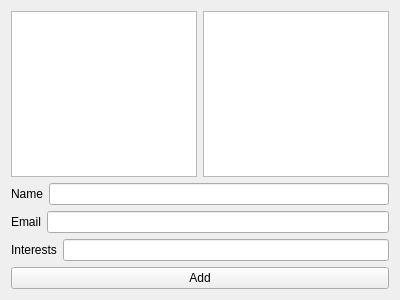
<?xml version="1.0" encoding="UTF-8"?>
<ui version="4.0">
 <class>gui</class>
 <widget class="QWidget" name="gui">
  <property name="geometry">
   <rect>
    <x>0</x>
    <y>0</y>
    <width>400</width>
    <height>300</height>
   </rect>
  </property>
  <property name="windowTitle">
   <string>gui</string>
  </property>
  <layout class="QVBoxLayout" name="verticalLayout">
   <item>
    <layout class="QHBoxLayout" name="horizontalLayout">
     <item>
      <widget class="QListWidget" name="AssignVolList"/>
     </item>
     <item>
      <widget class="QListWidget" name="UnassigVolList"/>
     </item>
    </layout>
   </item>
   <item>
    <layout class="QHBoxLayout" name="horizontalLayout_2">
     <item>
      <widget class="QLabel" name="NameLabel">
       <property name="text">
        <string>Name</string>
       </property>
      </widget>
     </item>
     <item>
      <widget class="QLineEdit" name="nameLineEdit"/>
     </item>
    </layout>
   </item>
   <item>
    <layout class="QHBoxLayout" name="horizontalLayout_3">
     <item>
      <widget class="QLabel" name="label">
       <property name="text">
        <string>Email</string>
       </property>
      </widget>
     </item>
     <item>
      <widget class="QLineEdit" name="emailLineEdit"/>
     </item>
    </layout>
   </item>
   <item>
    <layout class="QHBoxLayout" name="horizontalLayout_4">
     <item>
      <widget class="QLabel" name="label_2">
       <property name="text">
        <string>Interests</string>
       </property>
      </widget>
     </item>
     <item>
      <widget class="QLineEdit" name="interestLineEdit"/>
     </item>
    </layout>
   </item>
   <item>
    <widget class="QPushButton" name="addButton">
     <property name="text">
      <string>Add</string>
     </property>
    </widget>
   </item>
  </layout>
 </widget>
 <resources/>
 <connections/>
</ui>
